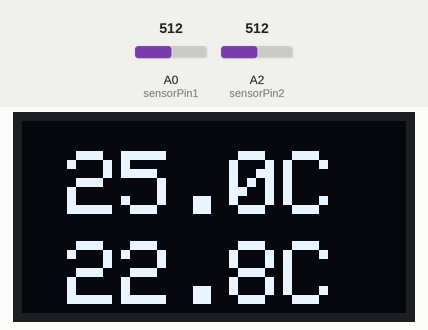
The sketch below on a simulated Arduino Zero (SAMD21). Parts: 128×64 one-colour display. Inputs (shaded band) come from the test bench; at power-on: A0 (sensorPin1) = 512, A2 (sensorPin2) = 512 (analog values on the 0–1023 scale). What the sketch prints to the serial monitor is not drawn.

Above: at 4.2 s.
4.3 s: A0 (sensorPin1) set to 716
At 4.55 s:
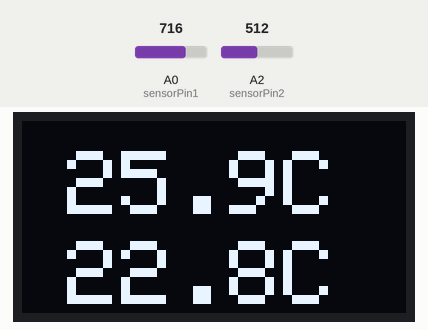
5.9 s: A2 (sensorPin2) set to 716
At 6.14 s:
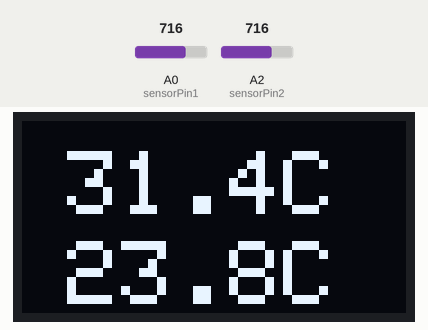
7.5 s: A0 (sensorPin1) set to 900
At 7.72 s:
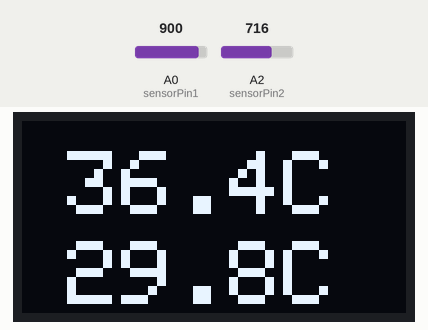
9.1 s: A2 (sensorPin2) set to 900
At 9.31 s:
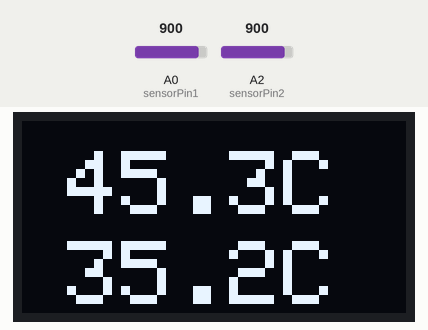
10.7 s: A0 (sensorPin1) set to 1023
At 10.9 s:
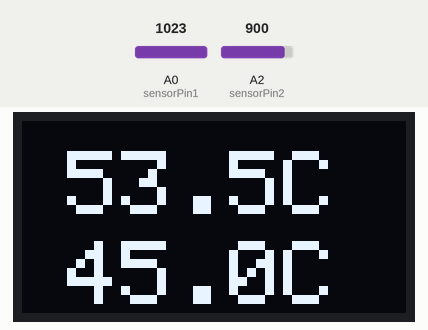
12.2 s: A2 (sensorPin2) set to 1023
At 12.48 s:
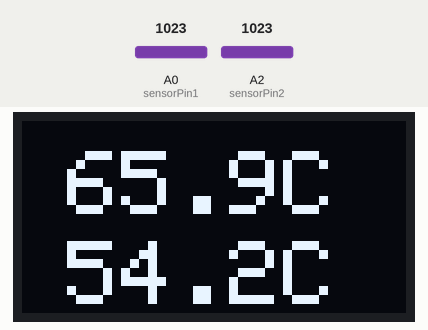
Timing chart, 0 to 14.8 s (numbered marks = the images above; inputs shaded):
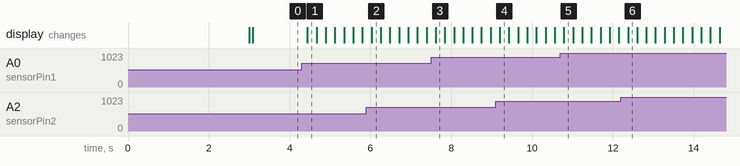

Measured:
- after the input at 4.3 s, the display: changes after 0.14 s (image 1)

The sketch:

Thermistor_Steinhart_Equation.ino
```cpp
/* We have two thermistors that we're going to model.
   One is an epoxy-covered thermistor with long leads,
   and the other is an automotive (Honda) coolant
   temperature sensor. Neither has any technical
   datasheet available. We'll enlist the Steinhart-Hart
   equation to obtain accurate temperature readings.

  The Steinhart–Hart equation is used to derive a precise
  temperature of a thermistor, since it provides a closer
  approximation to actual temperature than simpler equations,
  and is useful over the entire working temperature range of
  the sensor.

  Steinhart–Hart coefficients are usually published by thermistor
  manufacturers.Where Steinhart–Hart coefficients are not available,
  they can be derived. Three accurate measures of resistance are
  made at precise temperatures, then the coefficients are derived
  by solving three simultaneous equations. The coefficients are
  entered into the Steinhart equation to obtain actual temperature
  https://en.wikipedia.org/wiki/Thermistor
*/
#include <Wire.h>  // I2C bus OLED communication support
#include <Adafruit_GFX.h> // OLED graphics support
#include <Adafruit_SSD1306.h> // OLED display

#define SCREEN_WIDTH 128  // display width, in pixels
#define SCREEN_HEIGHT 64  // display height, in pixels
#define OLED_RESET -1 //Reset pin # (-1 if sharing Arduino reset pin)
#define SCREEN_ADDRESS 0x3D  // OLED

const int sensorPin1 = A0;
const int sensorPin2 = A2;

const float Rs1 = 10000.0;  // series resistor Ωohms (measured)
const float Rs2 = 2180.0;  // series resistor Ωohms (measured)
const float alpha = .95;   //data smoothing coefficient (0.0 - 1.0)

//Steinhart coefficients thermistor #1
const float A_1 = 1.217243477E-03, B_1 = 2.165973985E-04, C_1 = 1.815361374E-07;

//Steinhart coefficients thermistor #2
const float A_2 = 1.294650764E-03, B_2 = 2.622723141E-04, C_2 = 1.499761666E-07;

const float SSEC1 = 0.0; // steady-state error correction
const float SSEC2 = 0.0; // steady-state error correction

float Rt1;   // thermistor1 resistance Ωohms
float Rt2;  // thermistor2 resistance Ωohms
float filterVal_1 = 2048.0;  //set low-pass filter previous value
float filterVal_2 = 2048.0;  //set low-pass filter previous value

float Steinhart_Temp1;  //calculated thermistor1 temperatureºC
float Steinhart_Temp2; // calculated thermistor2 temperatureºC

Adafruit_SSD1306 display(SCREEN_WIDTH, SCREEN_HEIGHT, &Wire, OLED_RESET);

void setup() {
  // initialize both serial ports:
  Serial.begin(115200);
  // Wait until serial port is opened, native USB boards only
  delay(3000);

  //  SSD1306_SWITCHCAPVCC = generate display voltage from 3.3V internally
  if (!display.begin(SSD1306_SWITCHCAPVCC, SCREEN_ADDRESS)) {
    Serial.println(F("SSD1306 allocation failed"));
    while (1);  // Don't proceed, wait forever
  }
  display.clearDisplay();
  display.display();

  analogReadResolution(12); Serial.println(" 12-bit read resolution set ");

}
void loop() {

  readThermistors(); // read resistance (Ω-ohms) from both termistors

  // -- Steinhart Equation -- get temperatures from thermistors
  Steinhart_Temp1 = (pow(A_1 + B_1 * log(Rt1) + C_1 * pow(log(Rt1), 3), -1) - 273.15) + SSEC1;
  Steinhart_Temp2 = (pow(A_2 + B_2 * log(Rt2) + C_2 * pow(log(Rt2), 3), -1) - 273.15) + SSEC2;

  updateMonitor(); // display temperature/resistance on serial monitor

  updateOLED(); //display temperatures on Oled display

  delay(200);
}

void readThermistors() {
  float adcVal_1 = (float)analogRead(sensorPin1);
  filterVal_1 = (alpha * filterVal_1) + ((1.0 - alpha) * adcVal_1); //Low-Pass Filter/data smoothing
  Rt1 = Rs1 * ((4095.0 / filterVal_1) - 1.0); //calculate thermistor resistance Ω-ohms

  float adcVal_2 = (float)analogRead(sensorPin2);
  filterVal_2 = (alpha * filterVal_2) + ((1.0 - alpha) * adcVal_2); //Low-Pass Filter/data smoothing
  Rt2 = Rs2 * ((4095.0 / filterVal_2) - 1.0); //calculate thermistor resistance Ω-ohms
}

void updateMonitor() {
  Serial.print("#T1  " + String(Steinhart_Temp1, 1) + "ºC");
  Serial.print("  " + String(Rt1, 0) + " Ω");
  Serial.print ("  filterVal_1: " + String(filterVal_1, 1));
  Serial.println();
  Serial.print("#T2  " + String(Steinhart_Temp2, 1) + "ºC  " );
  Serial.print ( String(Rt2, 0) + " Ω");
  Serial.println ("  filterVal_2: " + String(filterVal_2, 1));
  Serial.println("===========================================");
}

void updateOLED() {
  display.clearDisplay();
  display.setTextSize(3);
  display.setTextColor(WHITE);

  display.setCursor(15, 10);
  display.print(Steinhart_Temp1, 1);
  display.print("C");

  display.setCursor(15, 40);
  display.print(Steinhart_Temp2, 1);
  display.print("C");
  display.display();
}
```
